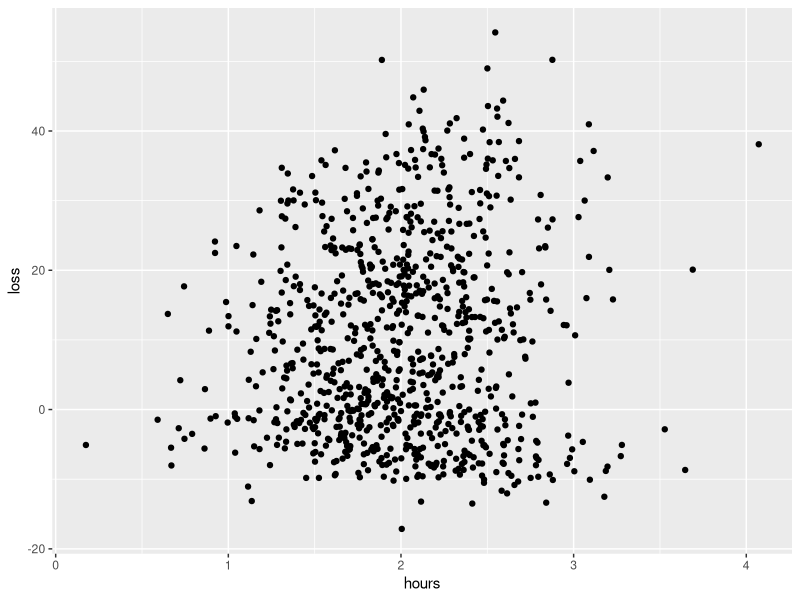

The R source for this figure:
## ---- chunk 1
library(tidyverse)
## ---- chunk 2
dat <- read_csv('RawData/Treening.csv')

# draw a graph
ggplot(data = dat, aes(x = hours, y = loss)) +
  geom_point()
